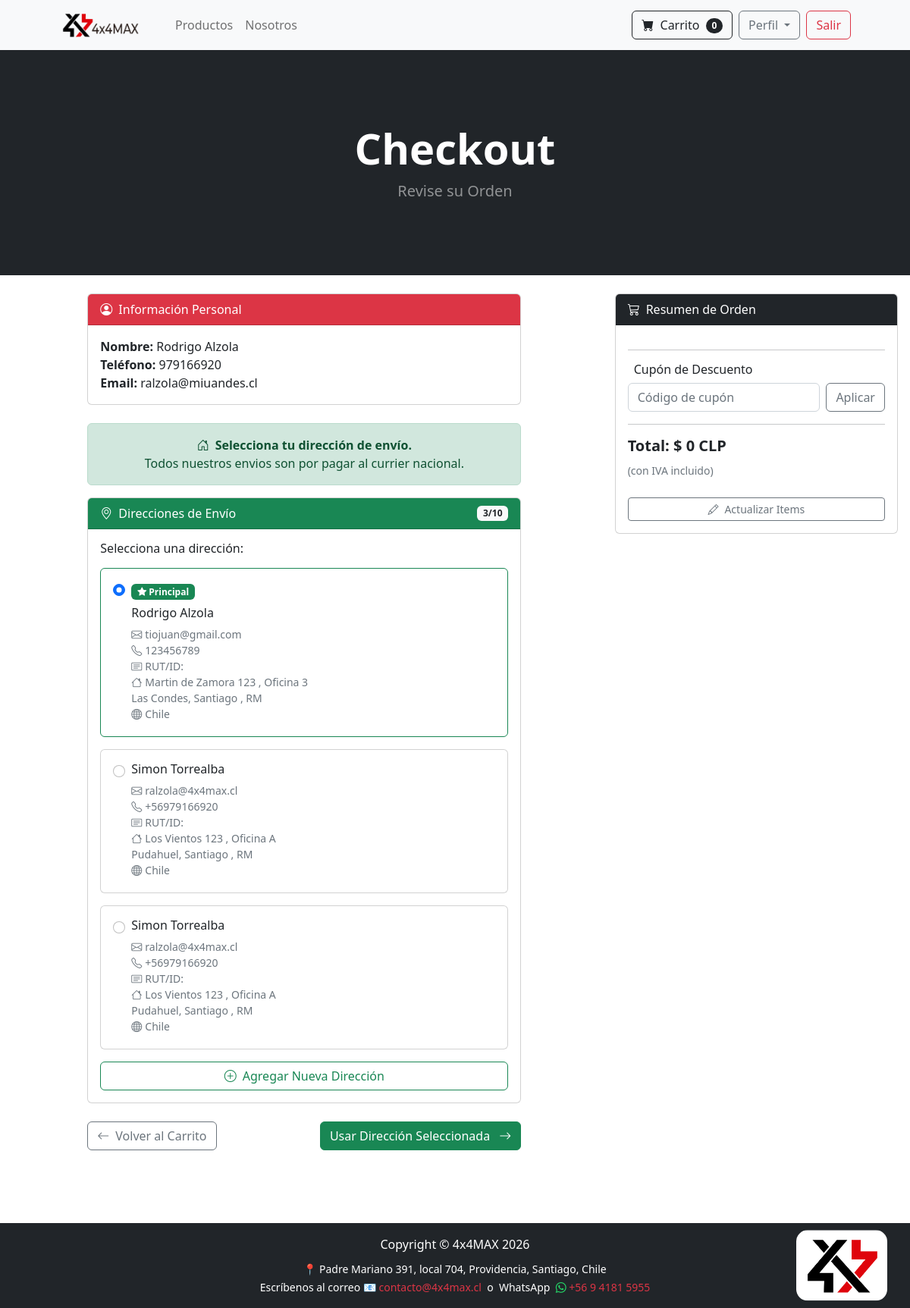
Before: /payment/checkout (signed in) with the older database file.
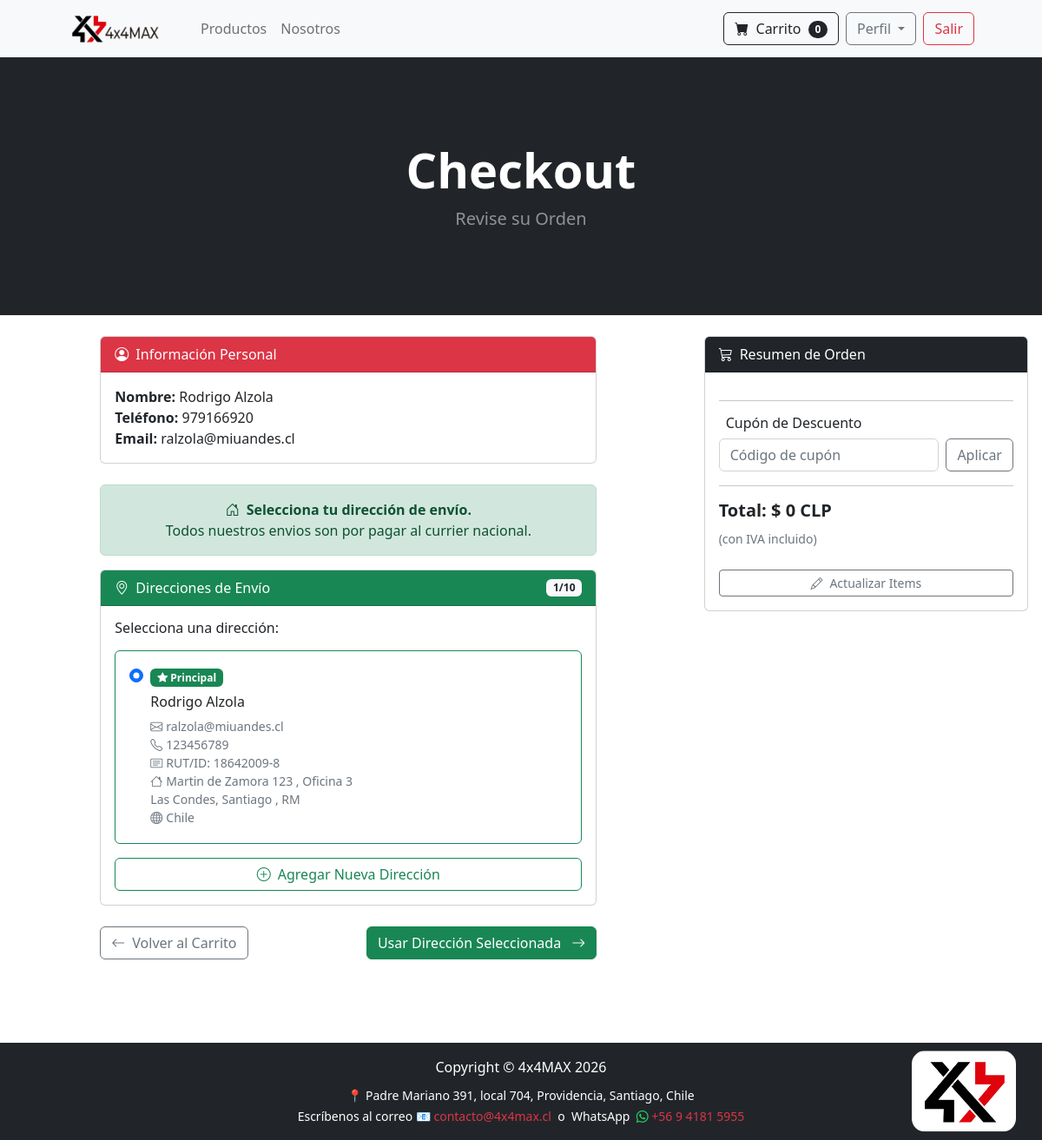
After: the same page with the newer database file.
### payment/models.py (models this page shows, shortened)
class ShippingAddress(models.Model):
    user = models.ForeignKey(User, on_delete=models.CASCADE, related_name='shipping_addresses')
    full_name = models.CharField(max_length=255)
    email = models.EmailField(max_length=255)
    phone = models.CharField(max_length=20)
    id_number = models.CharField(max_length=10, default='', validators=[validar_rut], help_text='Formato: 12345678-9')
    address1 = models.CharField(max_length=255)
    address2 = models.CharField(max_length=255, blank=True, null=True)
    city = models.CharField(max_length=100)
    commune = models.CharField(max_length=100, blank=True, null=True)
    region = models.CharField(max_length=100)
    zipcode = models.CharField(max_length=20, blank=True, null=True)
    country = models.CharField(max_length=100, default='Chile')
    notes = models.TextField(
        blank=True,
        null=True,
        max_length=300,
        verbose_name='Comentarios adicionales',
        help_text='Ej: "Dejar con conserje", "Timbre no funciona", "Casa blanca con reja negra"'
    )
    is_default = models.BooleanField(default=False)
    created_at = models.DateTimeField(auto_now_add=True)
    class Meta:
        ordering = ['-is_default', '-created_at']
        verbose_name_plural = "Shipping Addresses"

### payment/views.py (the view, shortened to what this page needs)
# urls.py: path('checkout', views.checkout, name='checkout'),
def checkout(request):
    cart = Cart(request)
    cart_products = cart.get_products()
    quantities = cart.get_quants()
    coupon_code = request.session.get('coupon_code')
    coupon_discount = request.session.get('coupon_discount', 0)
    cart_total = float(cart.cart_total())
    total_after_discount = cart_total - coupon_discount
    coupon = None
    personal_info = None
    guest_user_form = None
    workshop_id = request.POST.get('workshop_id') or request.GET.get('workshop_id')
    shipping_form = None
    is_workshop_shipping = False
    if request.method == 'GET':
        request.session.pop('guest_info', None)
    if request.user.is_authenticated:
        try:
            profile = Profile.objects.get(user=request.user)
            personal_info = {
                'full_name': profile.full_name,
                'phone': profile.phone,
                'email': profile.email,
            }
        except Profile.DoesNotExist:
            personal_info = {
                'full_name': '',
                'phone': '',
                'email': '',
            }
        shipping_addresses = ShippingAddress.objects.filter(user=request.user).order_by('-is_default', '-created_at')
        has_addresses = shipping_addresses.exists()
        can_add_more = shipping_addresses.count() < 10
        if workshop_id:
            try:
                selected_workshop = Workshop.objects.get(id=workshop_id)
                is_workshop_shipping = True
                shipping_data = {
                    'shipping_full_name': selected_workshop.name,
                    'shipping_phone': '',
                    'shipping_email': '',
                    'shipping_id_number': selected_workshop.id_number,
                    'shipping_address1': selected_workshop.address1,
                    'shipping_address2': selected_workshop.address2,
                    'shipping_city': selected_workshop.city,
                    'shipping_state': selected_workshop.state,
                    'shipping_commune': selected_workshop.commune,
                    'shipping_zipcode': selected_workshop.zipcode,
                    'shipping_country': selected_workshop.country,
                }
                shipping_form = ShippingForm(initial=shipping_data)
                if request.method == 'POST':
                    shipping_info = shipping_data
                    billing_form = PaymentForm()
                    request.session['personal_info'] = personal_info
                    request.session['shipping_info'] = shipping_info
                    request.session['workshop_id'] = workshop_id
                    return render(request, "payment/billing_info.html", {
                        "cart_products": cart_products,
                        "quantities": quantities,
                        "total": total_after_discount,  # CAMBIO: usar total con descuento
                        "total_original": cart_total,  # NUEVO: total original
                        "coupon_discount": coupon_discount,  # NUEVO
                        "coupon": coupon,  # NUEVO
                        "shipping_info": shipping_info,
                        "personal_info": personal_info,
                        "billing_form": billing_form
                    })
            except Workshop.DoesNotExist:
                shipping_form = ShippingForm()
        else:
            is_workshop_shipping = False
            shipping_form = ShippingForm()
    return render(request, "payment/checkout.html", {
        "cart_products": cart_products,
        "quantities": quantities,
        "total": cart_total,  # Total original
        "total_after_discount": total_after_discount,  # NUEVO: Total con descuento
        "coupon": coupon,  # NUEVO
        "coupon_discount": coupon_discount,  # NUEVO
        "shipping_form": shipping_form,
        "personal_info": personal_info,
        "is_workshop_shipping": is_workshop_shipping,
        "guest_user_form": guest_user_form,
        "workshop_id": workshop_id,
        "shipping_addresses": shipping_addresses if request.user.is_authenticated else [],
        "has_addresses": has_addresses if request.user.is_authenticated else False,
        "can_add_more": can_add_more if request.user.is_authenticated else False,
    })

### cart/cart.py (called while the page is built, shortened)
    def __len__(self):
        return len(self.cart)

    def get_products(self):
        product_ids = self.cart.keys()
        products = Product.objects.filter(id__in=product_ids)
        return products

    def get_quants(self):
        quantities = {}
        for product_id, value in self.cart.items():
            if isinstance(value, dict):
                quantities[product_id] = value['quantity']
            else:
                quantities[product_id] = value
        return quantities

    def cart_total(self):
        product_ids = self.cart.keys()
        products = Product.objects.filter(id__in=product_ids)
        quantities = self.get_quants()  # Usar get_quants() para compatibilidad
        total = 0
        return total

### cart/context_processor.py (called while the page is built)
def cart(request):
    return {'cart': Cart(request)}

### store/templatetags/custom_filters.py (called while the page is built)
@register.filter
def currency_format(value):
    try:
        value = float(value)
        value = int(value)
        return f"{value:,}".replace(',', '.')
    except (ValueError, TypeError):
        return value

### payment/templates/payment/checkout.html (shortened to what the changed rows need)
{% extends 'base.html' %}
{% load custom_filters %}
{% block content %}
<header class="bg-dark py-5">
  <div class="container-fluid px-3 my-5">
    <div class="text-center text-white">
      <h1 class="display-4 fw-bolder">Checkout</h1>
    </div>
  </div>
</header>
<br/>
<div class="container-fluid px-3">
  <div class="row justify-content-between">
    <div class="col-lg-6 mx-auto">
      {% if user.is_authenticated %}
        {% if is_workshop_shipping %}
          <form method="POST" action="{% url 'checkout' %}">
            {% csrf_token %}
            <input type="hidden" name="workshop_id" value="{{ workshop_id }}">
            <div class="card mb-4">
              <div class="card-header bg-info text-white">
                <i class="bi bi-geo-alt me-2"></i>Dirección del Taller
              </div>
              <div class="card-body">
                <div class="mb-1"><strong>Taller:</strong> {{ shipping_form.shipping_full_name.value }}</div>
                <div class="mb-1"><strong>Dirección:</strong> {{ shipping_form.shipping_address1.value }}</div>
                <div class="mb-1"><strong>Ciudad:</strong> {{ shipping_form.shipping_city.value }}</div>
                <div class="mb-1"><strong>Region:</strong> {{ shipping_form.shipping_state.value }}</div>
                <div class="mb-1"><strong>Comuna:</strong> {{ shipping_form.shipping_commune.value }}</div>
                <div class="mb-1"><strong>Código Postal:</strong> {{ shipping_form.shipping_zipcode.value }}</div>
              </div>
            </div>
            <div class="d-flex justify-content-between">
              <a href="{% url 'workshop' %}" class="btn btn-outline-secondary">
                <i class="bi bi-arrow-left me-2"></i>Volver a Talleres
              </a>
              <button type="submit" class="btn btn-danger">
                Continuar <i class="bi bi-arrow-right ms-2"></i>
              </button>
            </div>
          </form>
        {% else %}
          <div class="card mb-4">
            <div class="card-header bg-success text-white d-flex justify-content-between align-items-center">
              <span><i class="bi bi-geo-alt me-2"></i>Direcciones de Envío</span>
              {% if has_addresses %}
                <span class="badge bg-light text-dark">{{ shipping_addresses.count }}/10</span>
              {% endif %}
            </div>
            <div class="card-body">
              {% if has_addresses %}
                {% for address in shipping_addresses %}
                  <div class="card mb-3 {% if address.is_default %}border-success{% endif %}">
                    <div class="card-body">
                      <div class="form-check">
                        <input
                          class="form-check-input"
                          type="radio"
                          name="selected_address"
                          id="address_{{ address.id }}"
                          value="{{ address.id }}"
                          {% if address.is_default %}checked{% endif %}
                        >
                        <label class="form-check-label w-100" for="address_{{ address.id }}">
                          {% if address.is_default %}
                            <span class="badge bg-success mb-2">
                              <i class="bi bi-star-fill"></i> Principal
                            </span>
                          {% endif %}
                          <h6 class="mb-2">{{ address.full_name }}</h6>
                          <p class="mb-0 text-muted small">
                            <i class="bi bi-envelope me-1"></i>{{ address.email }}<br>
                            <i class="bi bi-telephone me-1"></i>{{ address.phone }}<br>
                            <i class="bi bi-card-text me-1"></i>RUT/ID: {{ address.id_number}}<br>
                            <i class="bi bi-house me-1"></i>{{ address.address1 }}
                            {% if address.address2 %}, {{ address.address2 }}{% endif %}<br>
                            {{ address.commune }}, {{ address.city }}
                            {% if address.region %}, {{ address.region }}{% endif %}
                            {% if address.zipcode %} - {{ address.zipcode }}{% endif %}<br>
                            <i class="bi bi-globe me-1"></i>{{ address.country }}
                          </p>
                        </label>
                      </div>
                    </div>
                  </div>
                {% endfor %}
              {% endif %}
            </div>
          </div>
        {% endif %}
      {% endif %}
      <br><br>
    </div>
  </div>
</div>
<br/><br/>
{% endblock %}

Changed rows visible on the page:
removed ShippingAddress: is_default "☐ Simon Torrealba ralzola@4x4ma", full_name "Simon Torrealba", email "ralzola@4x4max.cl", phone "+56979166920", address1 "Los Vientos 123", address2 "Oficina A", commune "Pudahuel", city "Santiago", region "RM", country "Chile"
removed ShippingAddress: is_default "☐ Simon Torrealba ralzola@4x4ma", full_name "Simon Torrealba", email "ralzola@4x4max.cl", phone "+56979166920", address1 "Los Vientos 123", address2 "Oficina A", commune "Pudahuel", city "Santiago", region "RM", country "Chile"
changed ShippingAddress "Rodrigo Alzola": is_default "☑ Principal Rodrigo Alzola tioj" → "☑ Principal Rodrigo Alzola ralz"; email "tiojuan@gmail.com" → "ralzola@miuandes.cl"; id_number (not shown) → "18642009-8"
Other visible differences:
{{ shipping_addresses.count }}: "3" → "1"
